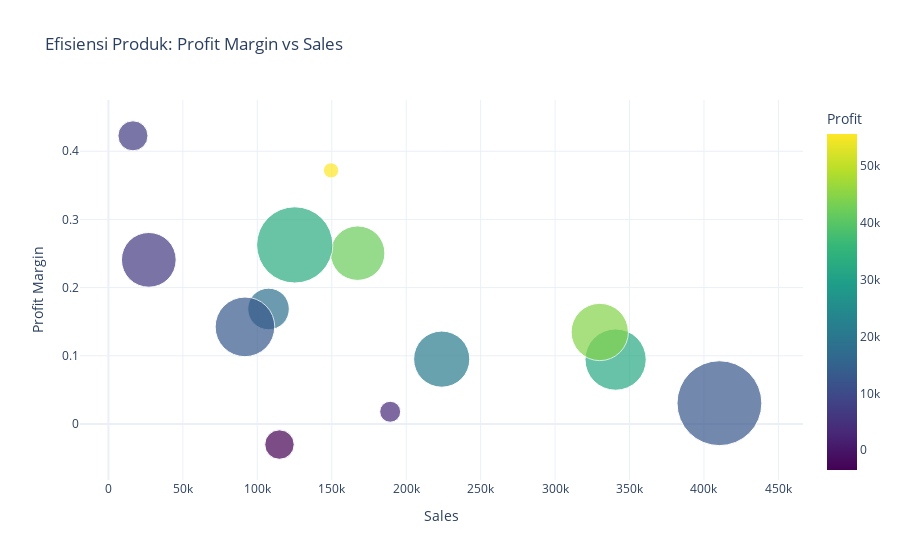

Here is the notebook cell this chart was saved with:
### Markdown cell above
##### 3.b Produk mana yang memiliki profit margin tinggi namun penjualannya masih rendah?

Tujuan: Mengidentifikasi produk yang memiliki profit margin tinggi namun volume penjualannya masih rendah

### Code cell
import plotly.express as px

# Hitung metrik per produk
product_value = df.groupby('Product').agg({
    'Sales': 'sum',
    'Profit': 'sum',
    'Quantity': 'sum'
}).reset_index()

# Hitung Profit Margin
product_value['Profit Margin'] = product_value['Profit'] / product_value['Sales']

# Filter: hanya produk dengan sales > 5000
filtered_margin = product_value[product_value['Sales'] > 5000]

fig = px.scatter(
    filtered_margin,
    x='Sales',
    y='Profit Margin',
    size='Quantity',
    color='Profit',
    hover_name='Product',
    title='Efisiensi Produk: Profit Margin vs Sales',
    size_max=60,
    color_continuous_scale='Viridis'
)

fig.update_layout(
    xaxis_title='Sales',
    yaxis_title='Profit Margin',
    template='plotly_white'
)

fig.show()

### Figure 1 — Plotly figure (JSON) as saved in the notebook; plotly's stock layout.template omitted (floating-point values rounded to 4 significant figures)
{"data": [{"hovertemplate": "<b>%{hovertext}</b><br><br>Sales=%{x}<br>Profit Margin=%{y}<br>Quantity=%{marker.size}<br>Profit=%{marker.color}<extra></extra>", "hovertext": ["Alchemy", "Big Ol Database", "Chatbot Plugin", "Contactmatcher", "Data Smasher", "Financehub", "Marketing Suite", "Marketing Suite - Gold", "Oneview", "Saas Connector Pack", "Saas Connector Pack - Gold", "Site Analytics", "Support"], "legendgroup": "", "marker": {"color": [55620.0, 3385.0, 6528.0, 12500.0, 41940.0, 32150.0, -3473.0, 21280.0, 18140.0, 13060.0, 6964.0, 44520.0, 32860.0], "coloraxis": "coloraxis", "size": [234, 440, 3000, 7215, 2976, 3754, 868, 3158, 1729, 3563, 906, 3289, 5825], "sizemode": "area", "sizeref": 2.004, "symbol": "circle"}, "mode": "markers", "name": "", "orientation": "v", "showlegend": false, "type": "scatter", "x": [149500.0, 189200.0, 27120.0, 410400.0, 167400.0, 340700.0, 114900.0, 223800.0, 107500.0, 91710.0, 16480.0, 330000.0, 125200.0], "xaxis": "x", "y": [0.372, 0.01789, 0.2407, 0.03045, 0.2505, 0.09437, -0.03023, 0.09506, 0.1687, 0.1424, 0.4227, 0.1349, 0.2626], "yaxis": "y"}], "layout": {"coloraxis": {"colorbar": {"title": {"text": "Profit"}}, "colorscale": [[0, "#440154"], [0.1111, "#482878"], [0.2222, "#3e4989"], [0.3333, "#31688e"], [0.4444, "#26828e"], [0.5556, "#1f9e89"], [0.6667, "#35b779"], [0.7778, "#6ece58"], [0.8889, "#b5de2b"], [1, "#fde725"]]}, "legend": {"itemsizing": "constant", "tracegroupgap": 0}, "title": {"text": "Efisiensi Produk: Profit Margin vs Sales"}, "xaxis": {"anchor": "y", "domain": [0, 1], "title": {"text": "Sales"}}, "yaxis": {"anchor": "x", "domain": [0, 1], "title": {"text": "Profit Margin"}}}}
